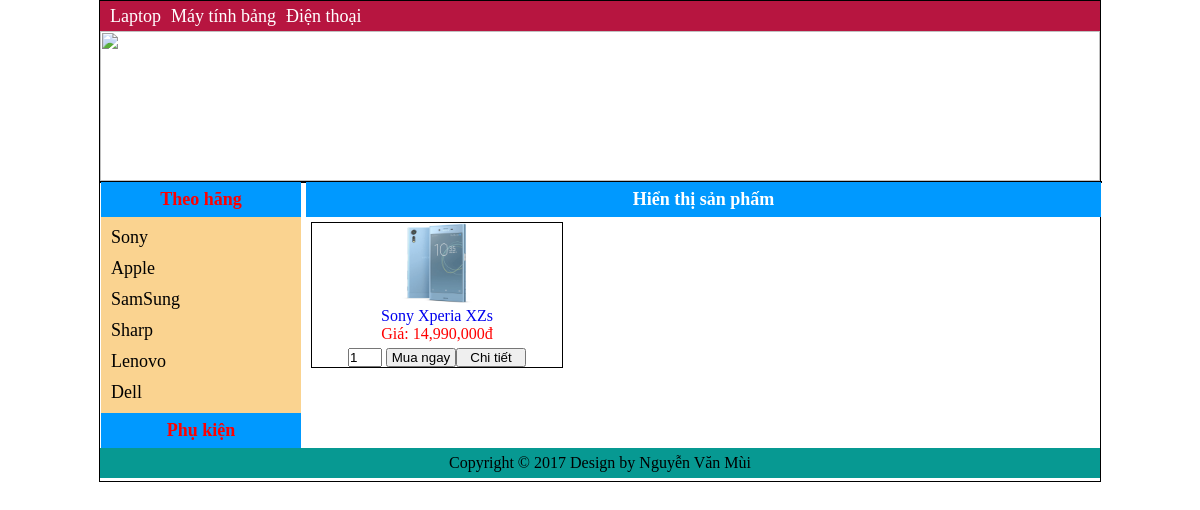
Page /index.php?action=hang&hangsx=2 on the committed database.
### tables this page shows
CREATE TABLE `danhmucsp` (
  `iddm` int(11) NOT NULL,
  `TenDM` varchar(100) NOT NULL,
  `idhang` int(11) NOT NULL
);

CREATE TABLE `hangsx` (
  `idhang` int(11) NOT NULL,
  `TenHang` varchar(50) NOT NULL,
  `ThuTu` int(11) NOT NULL,
  `AnHien` int(11) NOT NULL
);

CREATE TABLE `sanpham` (
  `id` int(11) NOT NULL,
  `TenSP` varchar(150) NOT NULL,
  `Chitiet` varchar(250) NOT NULL,
  `Hinhanh` varchar(300) NOT NULL,
  `GiaSP` double NOT NULL,
  `GhiChu` varchar(150) NOT NULL,
  `iddm` int(11) NOT NULL,
  `SoLuong` int(11) NOT NULL,
  `NgayNhap` date NOT NULL,
  `idhang` int(11) NOT NULL
);

### View/menu_thuonghieu.php (the view, shortened to what this page needs)
<form method="post" action="View_theohangsx.php">
<?php
	require('./module/connet.php');
	$sql = "select * from hangsx where anhien=1 order by thutu asc";
	$query = mysqli_query($con, $sql);
  	if(mysqli_num_rows($query) > 0){
		while($row = mysqli_fetch_array($query)){?>
        <li><a href="index.php?action=hang&hangsx=<?php echo $row['idhang']; ?>"><?php echo $row['TenHang']; ?></a></li>
        <?php
		}
	}
?>
</form>

### View/menu_top.php (shortened to what this page needs)
<!DOCTYPE html>
<html>
<head>
</head>
<body>
<?php
	require('./module/connet.php');
	$sql = "select * from danhmucsp order by iddm desc";
	$query = mysqli_query($con, $sql);
  	if(mysqli_num_rows($query) > 0){
		while($row = mysqli_fetch_array($query)){?>
        <li><a href="index.php?action=danhmuc&dm=<?php echo $row['iddm']; ?>"><?php echo $row['TenDM']; ?></a></li>
        <?php
		}
	}
?>
</body>
</html>

### View/view_theohangsx.php (shortened to what this page needs)
<?php
    require('./module/connet.php');
	if(isset($_GET['hangsx'])){
		$id=$_GET['hangsx'];
  	$sql = "select * from sanpham where idhang=$id order by id desc";
  	$query = mysqli_query($con,$sql);
  	if(mysqli_num_rows($query) > 0){
		while($row = mysqli_fetch_array($query)){?>
        <div>
        	<form method="post" action="dathang.php?action=add&id=<?php echo $row["id"];?>" >
			<li><a href="#">
				<img src="<?php echo $row['Hinhanh'];?>" style="width:80px; height:80px"/>
				<?php echo "<p>".$row['TenSP']."</p>";
				echo "<p style='color:#F00';>Giá: ".number_format($row['GiaSP'])."đ</p>";echo "</a>";?>
				<input type="text" name="quantity" class="form-control" value="1" style=" width:30px;" />
				<?php echo "<input type='submit' name='btn_dathang' style='margin-top:5px; width:70px' value='Mua ngay'/>";
				echo "<input type='submit' name='chitiet' style='margin-top:5px; width:70px' class='btn btn-success' value='Chi tiết' />";
				?>
			</li>
			</form>
		</div>
        <?php
		}
	}
	}
?>

### style/style.css (style rules this page uses)
* { padding:0; margin:0; }
.menu ul li { float:left; line-height:30px; margin-left:10px; }
.menu ul li a { text-decoration:none; color: #FFF; }
.danhsach ul li { margin-left:10px; margin:10px; }
.danhsach ul li a { text-decoration:none; color:#000; }
.danhsachall ul li { width:250px; height:auto; text-align:center; float:left; margin:5px; border:1px solid #000; }
.danhsachall ul li a { text-decoration:none; margin-top:5px; }

### rows in the picture
danhmucsp: TenDM "Laptop"
danhmucsp: TenDM "Máy tính bảng"
danhmucsp: TenDM "Điện thoại"
hangsx: TenHang "Sony"
hangsx: TenHang "Apple"
hangsx: TenHang "SamSung"
hangsx: TenHang "Sharp"
hangsx: TenHang "Lenovo"
hangsx: TenHang "Dell"
sanpham: Hinhanh (picture), TenSP "Sony Xperia XZs", GiaSP "14,990,000"
